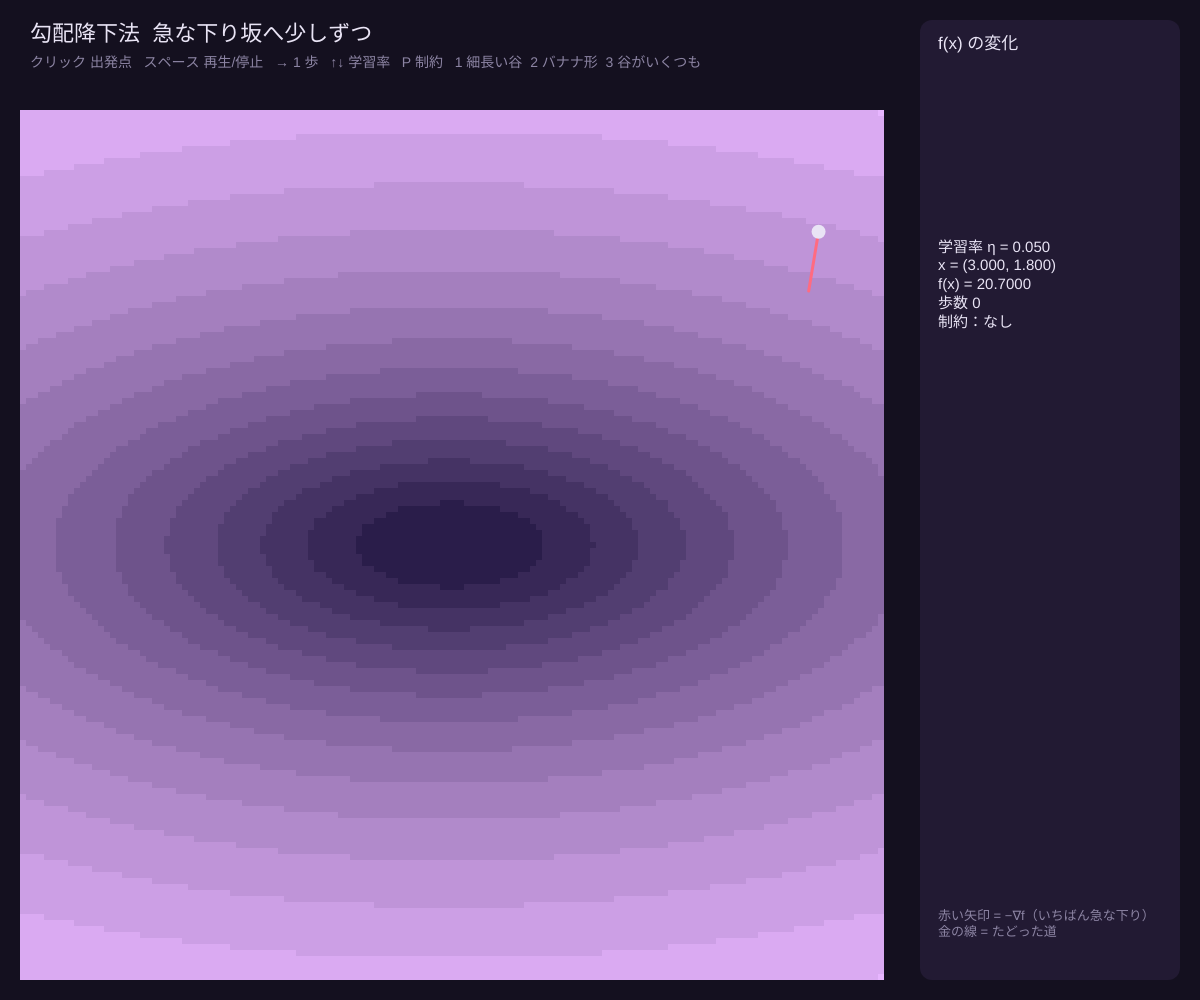
Frame 1 (no input)
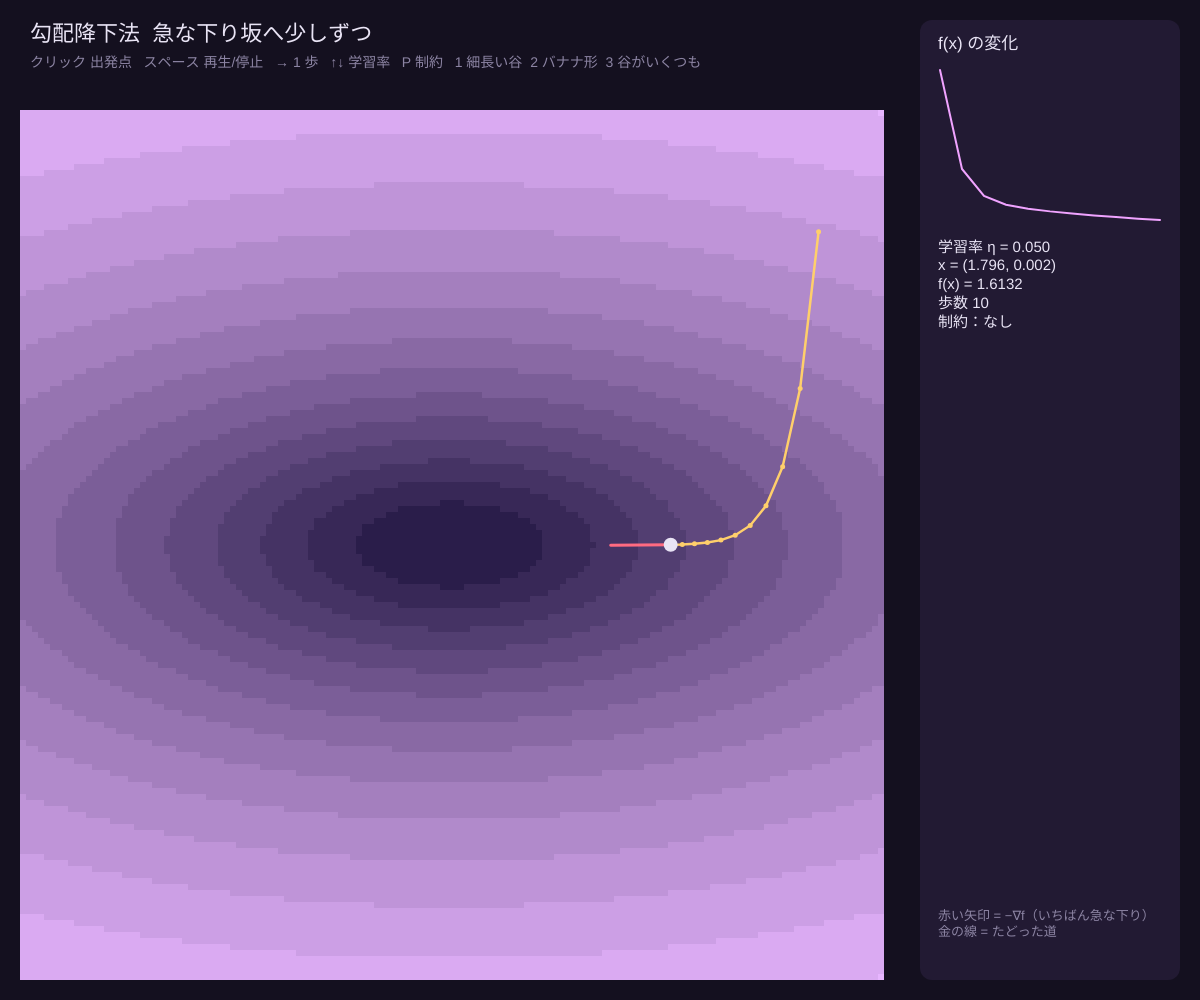
Frame 60 (no input)
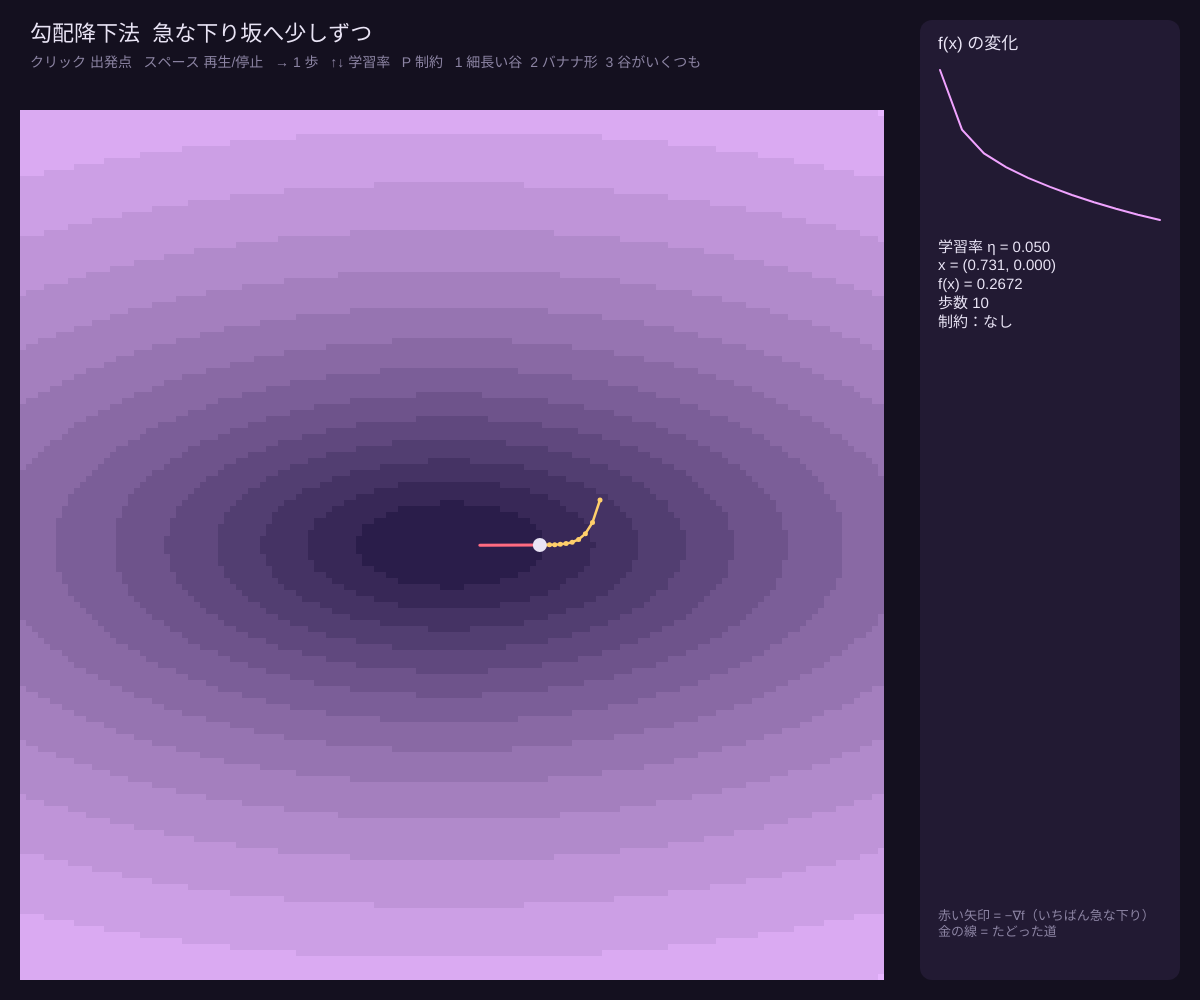
Frame 120 (the mouse pressed at the canvas centre since frame 60)

The p5.js sketch that drew these frames (run headless with seeded random() and noise() and a simulated clock; from frame 60 on, the mouse is pressed at the canvas centre):

// p5.js sketch
// ── sketch.js
// ============================================
// 12 勾配降下法
// 山の斜面で「いちばん急な下り坂（−勾配）」の方向へ少しずつ進むと、谷底（最小値）に近づく
//   x ← x − η·∇f(x)    η（学習率）が小さすぎると遅く、大きすぎると行き過ぎて振動・発散する
// P キーで「制約つき」：動ける範囲（円）の外に出たら、いちばん近い円の中の点に戻す（射影）
// 操作：クリック = 出発点 / スペース = 再生・停止 / → = 1 歩 / ↑↓ = 学習率 η
//       P = 制約（円）あり⇄なし / 1〜3 = 地形（細長い谷・バナナ形の谷・谷がいくつも）
// ============================================

let fn = 1;
let eta = 0.05;         // ★ 学習率
let constrained = false;
let pos = null, trail = [], fHist = [], diverged = false;
let auto = true, speed = 6;
let terrain;            // 地形の絵（あらかじめ描いておく）
let dom;                // 表示する範囲

const BG = '#14101f', PANEL = '#221a33', FG = '#e9e4f5', DIM = '#8c84a3';
const ORCHID = '#f0a3ff', MINT = '#6fe3d0', GOLD = '#ffcf6b', BAD = '#ff6b81';

// ★ 地形（損失関数）
function f(x, y) {
  if (fn === 1) return 0.5 * (x * x + 10 * y * y);                       // 細長いお椀
  if (fn === 2) return (1 - x) ** 2 + 6 * (y - x * x) ** 2;              // ローゼンブロック（バナナ形）
  return 0.15 * (x * x + y * y) - cos(1.8 * x) * cos(1.8 * y);           // 谷がいくつも
}
function grad(x, y) {
  let h = 1e-4;
  return [(f(x + h, y) - f(x - h, y)) / (2 * h), (f(x, y + h) - f(x, y - h)) / (2 * h)];
}
// 制約：中心 c、半径 r の円
function disk() { return fn === 2 ? { cx: -0.8, cy: 1.2, r: 0.9 } : { cx: -1.6, cy: 0.9, r: 1.0 }; }

function setup() {
  createCanvas(windowWidth, windowHeight);
  pickFn(1);
}

function pickFn(k) {
  fn = k;
  dom = fn === 2 ? { x0: -2, x1: 2, y0: -1, y1: 3 } : { x0: -3.5, x1: 3.5, y0: -2.5, y1: 2.5 };
  eta = fn === 2 ? 0.02 : fn === 1 ? 0.05 : 0.2;
  drawTerrain();
  startAt(fn === 2 ? -1.5 : 3, fn === 2 ? 2.5 : fn === 1 ? 1.8 : 1.5);
}

// 画面座標 ⇄ 地形の座標（地図部分は左側）
function mapW() { return width - 300; }
function toScreen(x, y) { return [map(x, dom.x0, dom.x1, 20, mapW() - 20), map(y, dom.y0, dom.y1, height - 20, 110)]; }
function toWorld(sx, sy) { return [map(sx, 20, mapW() - 20, dom.x0, dom.x1), map(sy, height - 20, 110, dom.y0, dom.y1)]; }

function drawTerrain() {
  if (terrain) terrain.remove();
  terrain = createGraphics(width, height);
  terrain.noStroke();
  let g = 6, vals = [];
  for (let sx = 20; sx < mapW() - 20; sx += g) for (let sy = 110; sy < height - 20; sy += g) {
    let [x, y] = toWorld(sx + g / 2, sy + g / 2);
    vals.push([sx, sy, f(x, y)]);
  }
  let lo = min(vals.map((v) => v[2])), hi = max(vals.map((v) => v[2]));
  for (let [sx, sy, v] of vals) {
    let t = Math.log(1 + (v - lo)) / Math.log(1 + (hi - lo));   // 対数スケールで色分け
    let band = floor(t * 14);
    let c = lerpColor(color('#2a1d4a'), color('#e7b5ff'), band / 14);
    terrain.fill(c); terrain.rect(sx, sy, g, g);
  }
}

function startAt(x, y) { pos = [x, y]; trail = [[x, y]]; fHist = [f(x, y)]; diverged = false; }

// ★ 1 歩進む
function descend() {
  if (!pos || diverged) return;
  let [gx, gy] = grad(pos[0], pos[1]);
  let x = pos[0] - eta * gx, y = pos[1] - eta * gy;
  if (constrained) {  // 射影：円の外に出たら円周上のいちばん近い点へ
    let D = disk(), dx = x - D.cx, dy = y - D.cy, r = sqrt(dx * dx + dy * dy);
    if (r > D.r) { x = D.cx + (dx / r) * D.r; y = D.cy + (dy / r) * D.r; }
  }
  if (!isFinite(x) || !isFinite(y) || abs(x) > 1e3 || abs(y) > 1e3) { diverged = true; return; }
  pos = [x, y]; trail.push([x, y]); fHist.push(f(x, y));
  if (trail.length > 400) { trail.shift(); fHist.shift(); }
}

function draw() {
  background(BG);
  if (auto && frameCount % speed === 0) descend();
  image(terrain, 0, 0);
  // 制約の円
  if (constrained) {
    let D = disk(), [sx, sy] = toScreen(D.cx, D.cy);
    let rx = (D.r * (mapW() - 40)) / (dom.x1 - dom.x0), ry = (D.r * (height - 130)) / (dom.y1 - dom.y0);
    noFill(); stroke(MINT); strokeWeight(3); drawingContext.setLineDash([8, 6]);
    ellipse(sx, sy, rx * 2, ry * 2);
    drawingContext.setLineDash([]);
  }
  // 軌跡
  noFill(); stroke(GOLD); strokeWeight(2.5);
  beginShape(); for (let [x, y] of trail) { let [sx, sy] = toScreen(x, y); vertex(sx, sy); } endShape();
  noStroke(); fill(GOLD);
  for (let [x, y] of trail) { let [sx, sy] = toScreen(x, y); circle(sx, sy, 5); }
  if (pos) {
    let [sx, sy] = toScreen(pos[0], pos[1]);
    let [gx, gy] = grad(pos[0], pos[1]);
    // −勾配の矢印
    let L = 60, m = sqrt(gx * gx + gy * gy) || 1;
    if (m > 1e-3) { stroke(BAD); strokeWeight(3); line(sx, sy, sx - (gx / m) * L, sy + (gy / m) * L); }
    noStroke(); fill(FG); circle(sx, sy, 14);
  }

  // パネル
  let px = width - 280;
  fill(PANEL); rect(px, 20, 260, height - 40, 12);
  fill(FG); textAlign(LEFT, TOP); textSize(17); text('f(x) の変化', px + 18, 36);
  if (fHist.length > 1) {
    let lo = min(fHist), hi = max(fHist);
    noFill(); stroke(ORCHID); strokeWeight(2);
    beginShape(); fHist.forEach((v, i) => vertex(px + 20 + (i / (fHist.length - 1)) * 220, 220 - ((v - lo) / max(hi - lo, 1e-9)) * 150)); endShape();
  }
  noStroke(); fill(FG); textSize(15);
  let info = pos ? `x = (${pos[0].toFixed(3)}, ${pos[1].toFixed(3)})\nf(x) = ${f(pos[0], pos[1]).toFixed(4)}\n歩数 ${trail.length - 1}` : '';
  text(`学習率 η = ${eta.toPrecision(2)}\n${info}\n制約：${constrained ? 'あり（円の中だけ）' : 'なし'}`, px + 18, 240);
  if (diverged) { fill(BAD); textSize(18); text('発散しました！\nη を小さくしてみよう', px + 18, 380); }
  fill(DIM); textSize(13);
  text('赤い矢印 = −∇f（いちばん急な下り）\n金の線 = たどった道', px + 18, height - 90);

  fill(FG); textSize(22); text('勾配降下法  急な下り坂へ少しずつ', 30, 24);
  fill(DIM); textSize(14); text('クリック 出発点   スペース 再生/停止   → 1 歩   ↑↓ 学習率   P 制約   1 細長い谷  2 バナナ形  3 谷がいくつも', 30, 56);
}

function mousePressed() {
  if (mouseX < mapW() - 20 && mouseY > 110) { let [x, y] = toWorld(mouseX, mouseY); startAt(x, y); }
}

function keyPressed() {
  if (key === ' ') { auto = !auto; return false; }
  if (key === RIGHT_ARROW) { descend(); return false; }
  if (key === UP_ARROW) { eta *= 1.5; return false; }
  if (key === DOWN_ARROW) { eta /= 1.5; return false; }
  if (key === 'p' || key === 'P') { constrained = !constrained; if (pos) startAt(trail[0][0], trail[0][1]); }
  if ('123'.includes(key)) pickFn(Number(key));
}

function windowResized() { resizeCanvas(windowWidth, windowHeight); pickFn(fn); }
